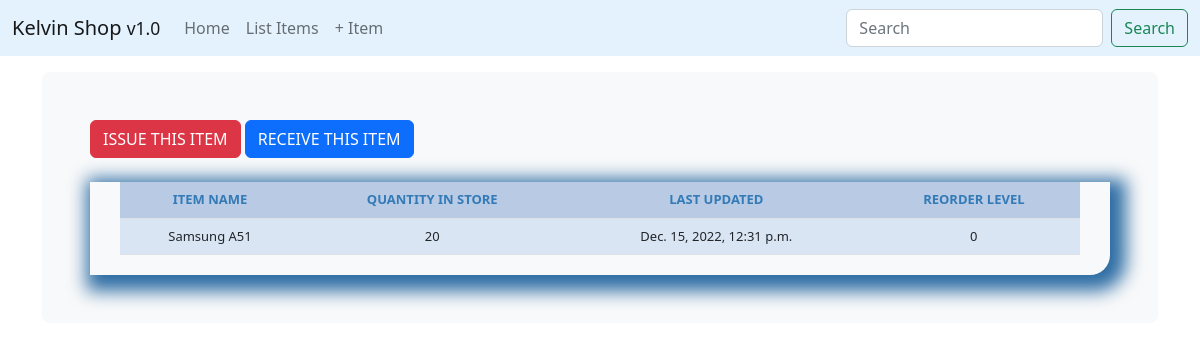
/stock_detail/3/, run on the app's committed database.
### stockmgt/models.py (models this page shows, shortened)
class Stock(models.Model):
    category = models.ForeignKey(Category, on_delete=models.CASCADE, blank=True)
    item_name = models.CharField(max_length=50, blank=True, null=True)
    quantity = models.IntegerField(default='0', blank=True, null=True)
    receive_quantity = models.IntegerField(default='0', blank=True, null=True)
    receive_by = models.CharField(max_length=50, blank=True, null=True)
    issue_quantity = models.IntegerField(default='0', blank=True, null=True)
    issue_by = models.CharField(max_length=50, blank=True, null=True)
    issue_to = models.CharField(max_length=50, blank=True, null=True)
    phone_number = models.CharField(max_length=50, blank=True, null=True)
    created_by = models.CharField(max_length=50, blank=True, null=True)
    reorder_level = models.IntegerField(default='0', blank=True, null=True)
    created_on = models.DateTimeField(auto_now_add=False)
    last_updated = models.DateTimeField(auto_now=True)

### stockmgt/views.py (the view)
# urls.py: path('stock_detail/<str:pk>/', views.stock_detail, name="stock_detail"),
def stock_detail(request, pk):
    queryset = Stock.objects.get(id=pk)
    context = {
        "title": queryset.item_name,
        "queryset": queryset,
    }
    return render(request, "stock_detail.html", context)

### templates/stock_detail.html
{% extends 'base.html' %}
{% load crispy_forms_tags %}
{% block content %}
	<a href="{% url 'issue_items' queryset.id %}"><div class='btn btn-danger'>ISSUE THIS ITEM</div></a>
    <a href="{% url 'receive_items' queryset.id %}"><div class='btn btn-primary'>RECEIVE THIS ITEM</div></a>
            <br><br>
            <div class="display_table">
              <table class='table'>
                      <tr>
                        <th>ITEM NAME</th>
                        <th>QUANTITY IN STORE</th>
                        <th>LAST UPDATED</th>
                        <th>REORDER LEVEL</th>
                      </tr>
                      <tr>
                        <td>{{queryset.item_name}}</td>
                        <td>{{queryset.quantity}}</td>
                        <td>{{queryset.last_updated}}</td>
                        <td>{{queryset.reorder_level}}</td>
                      </tr>
              </table>
        </div>
{% endblock %}

### static/css/style.css (style rules this page uses)
body { padding-top: 4.5rem; }
.table { font-size: 13px; text-align: center; width: 95%; margin: auto; text-align: center; }
.table tr:nth-child(odd) { background: #B8CAE4 }
.table tr:nth-child(even) { background: #dae5f4 }
th { color: #337ab7; }
.display_table { border-bottom-right-radius: 20px; padding-left: 5px; padding-right: 5px; padding-bottom: 20px; box-shadow: 0.4rem 0.4rem 1.1rem 0.6rem #2e6da4; }

### data on the page
Stock: item_name "Samsung A51", quantity "20", last_updated "Dec. 15, 2022, 12:31 p.m.", reorder_level "0"
